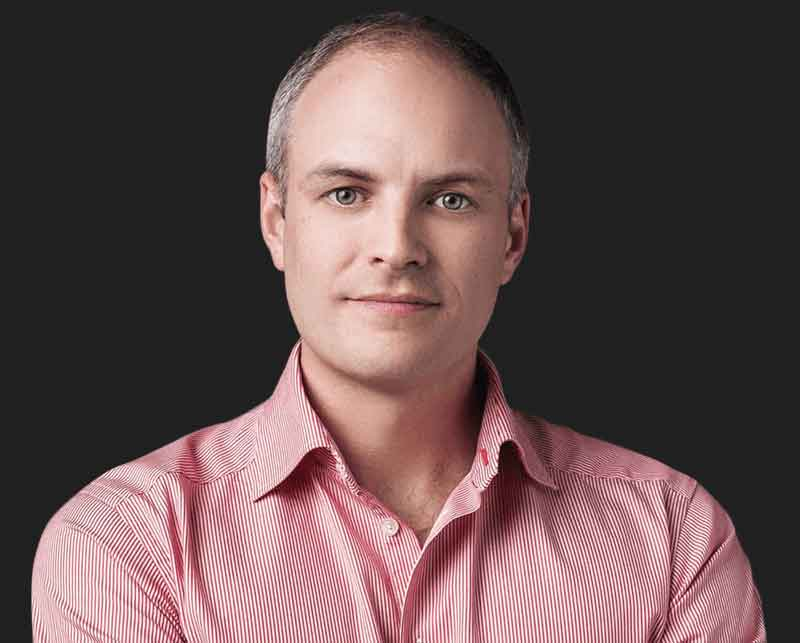
#> input picture opencv/mop.jpg, 800 x 643 px
$ jupyter execute updated_harr.ipynb
#> lines starting #> are read from the running program, lines starting #| are printed output that depends on the picture
[cell 1]
# import required libraries for this section
import numpy as np
import matplotlib.pyplot as plt
import cv2

[cell 2]
# load in color image for face detection
image = cv2.imread('mop.jpg')
#> image is the input picture: shape (643, 800, 3); mean B, G, R 80.1, 79.6, 100.8

# convert to RBG
image = cv2.cvtColor(image, cv2.COLOR_BGR2RGB)

plt.figure(figsize=(20,10))
plt.imshow(image)

[cell 3]
# convert to grayscale
gray = cv2.cvtColor(image, cv2.COLOR_BGR2GRAY)
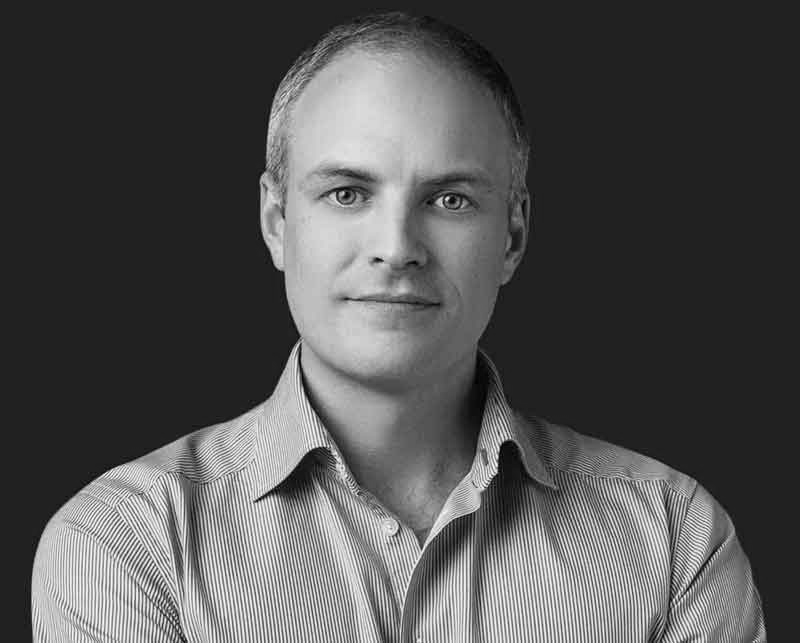
#> gray: shape (643, 800); min 1, max 251, mean 82.2
plt.figure(figsize=(20,10))
plt.imshow(gray, cmap='gray')

[cell 4]
# load in cascade classifier
face_cascade = cv2.CascadeClassifier('haarcascade_frontalface_alt.xml')
eye_cascade = cv2.CascadeClassifier('eyes.xml')

# run the detector on the grayscale image
faces = face_cascade.detectMultiScale(gray, 1.3, 5)
#> faces = [[249, 82, 296, 296]]
eyes = eye_cascade.detectMultiScale(gray, 1.1, 3)
#> eyes = [[417, 173, 57, 57], [382, 268, 20, 20], [317, 166, 58, 58], [400, 252, 28, 28]]

print(len(faces))
#| 1
eyes
#> Out has the same summary as eyes

[cell 5]
img_with_detections = np.copy(image)   # make a copy of the original image to plot rectangle detections ontop of

# loop over our detections and draw their corresponding boxes on top of our original image
for (x,y,w,h) in faces:
    # draw next detection as a red rectangle on top of the original image.
    # Note: the fourth element (255,0,0) determines the color of the rectangle,
    # and the final argument (here set to 5) determines the width of the drawn rectangle
    images = cv2.rectangle(img_with_detections,(x,y),(x+w,y+h),(255,0,0),2)
    # roi_gray = gray[y:y+h, x:x+w]
    # roi_color = frame[y:y+h, x:x+w]
    for (x,y,w,h) in eyes:
        images = cv2.rectangle(images,(x,y),(x+w,y+h),(0,255,0),3)
#> this loop made 1 pass
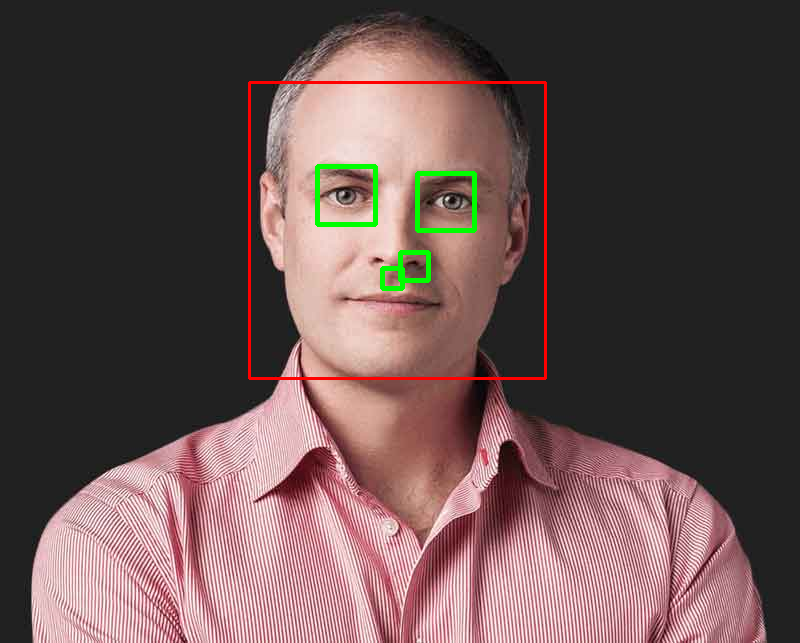
#> img_with_detections: shape (643, 800, 3); mean R, G, B 101, 79.9, 78.9


# print(x,y)
# print(w,h)
# print(x+w,y+h)
# display the result
plt.figure(figsize=(20,10))
plt.imshow(images)

[cell 6]
img_with_detections = np.copy(image)   # make a copy of the original image to plot rectangle detections ontop of
all_images = []
# loop over our detections and draw their corresponding boxes on top of our original image
for (x,y,w,h) in faces:
    # draw next detection as a red rectangle on top of the original image.
    # Note: the fourth element (255,0,0) determines the color of the rectangle,
    # and the final argument (here set to 5) determines the width of the drawn rectangle
    images = cv2.rectangle(img_with_detections,(x,y),(x+w,y+h),(255,0,0),2)
    # roi_gray = gray[y:y+h, x:x+w]
    roi_color = images[y:y+h, x:x+w]
    all_images.append(roi_color)
    for (x,y,w,h) in eyes:
        images = cv2.rectangle(images,(x,y),(x+w,y+h),(0,255,0),3)
#> this loop made 1 pass
#> pass 1, `roi_color = images[y:y+h, x:x+w]`:
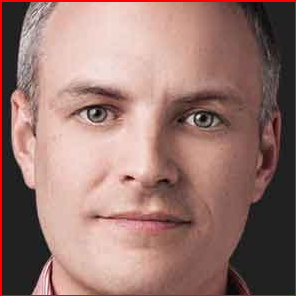
#> roi_color: shape (296, 296, 3); mean R, G, B 154.1, 118.2, 111.7
#> after the loop, all_images = 1 item


# print(x,y)
# print(w,h)
# print(x+w,y+h)
# display the result
plt.figure(figsize=(20,10))
plt.imshow(images)

[cell 7]
for i in all_images:
  plt.imshow(i)
  plt.show()
#> this loop made 1 pass
#> pass 1, `plt.show()`:
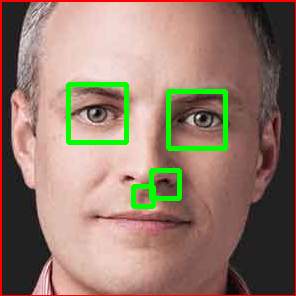
#> shown: shape (296, 296, 3); mean R, G, B 147.8, 122.4, 107.1

[cell 8]
img_with_detections = np.copy(image)   # make a copy of the original image to plot rectangle detections ontop of

# loop over our detections and draw their corresponding boxes on top of our original image
for (x,y,w,h) in faces:
    # draw next detection as a red rectangle on top of the original image.
    # Note: the fourth element (255,0,0) determines the color of the rectangle,
    # and the final argument (here set to 5) determines the width of the drawn rectangle
    images = cv2.rectangle(img_with_detections,(x,y),(x+w,y+h),(255,0,0),2)
    # roi_gray = gray[y:y+h, x:x+w]
    roi_color = images[y:y+h, x:x+w]
    sobel_y = np.array([[-1,-2,-1],
                        [ 0, 0, 0],
                        [ 1, 2, 1]])


# Filter the image using filter2D, which has inputs: (grayscale image, bit-depth, kernel)
    images[y:y+h, x:x+w] = cv2.filter2D(roi_color, -1, sobel_y)
#> this loop made 1 pass
#> (x, y, w, h, sobel_y) on pass 1: (249, 82, 296, 296, [[-1, -2, -1], [0, 0, 0], [1, 2, 1]])
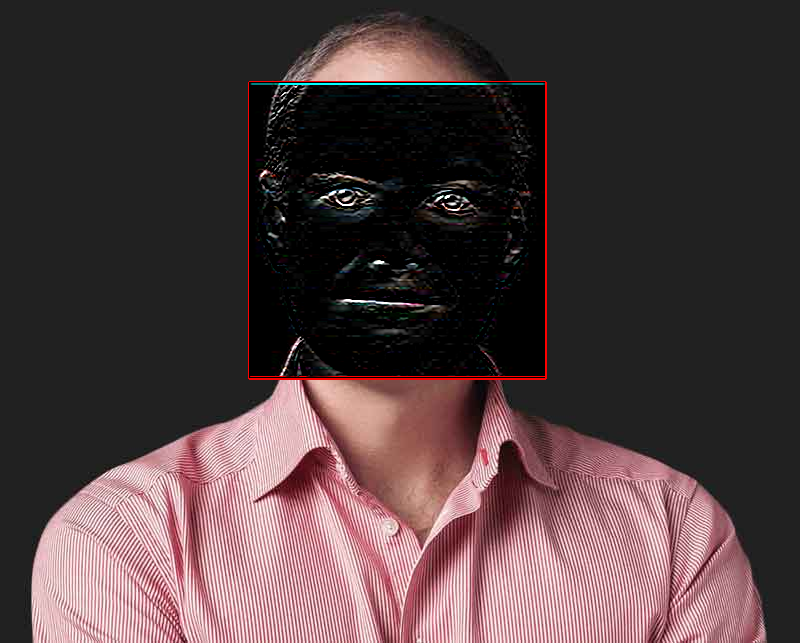
#> images: shape (643, 800, 3); mean R, G, B 77.5, 60.9, 62.4
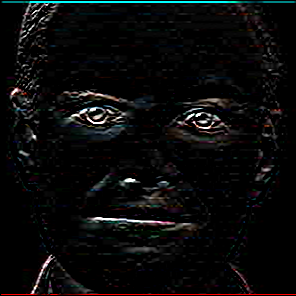
#> roi_color: shape (296, 296, 3); mean R, G, B 10.2, 10.4, 10.5
    # [8 lines of commented-out code are left out]
plt.figure(figsize=(20,10))
plt.imshow(images)
